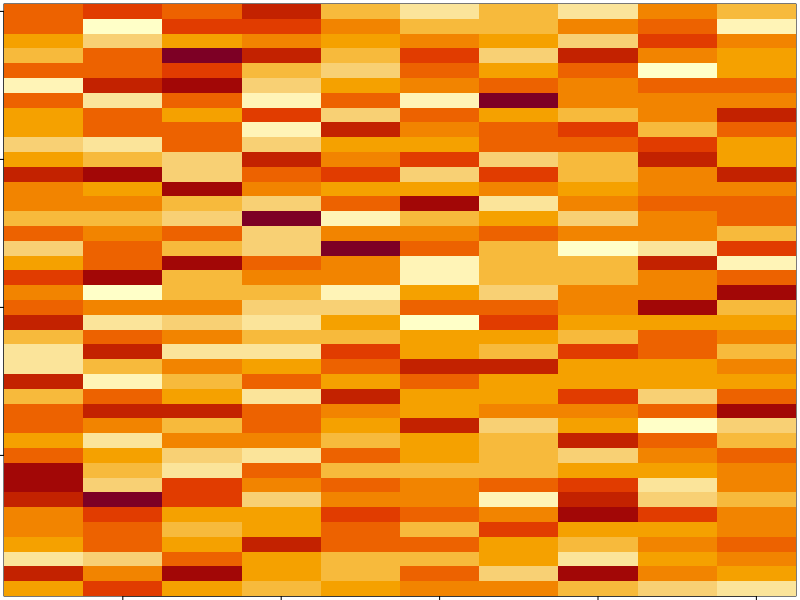
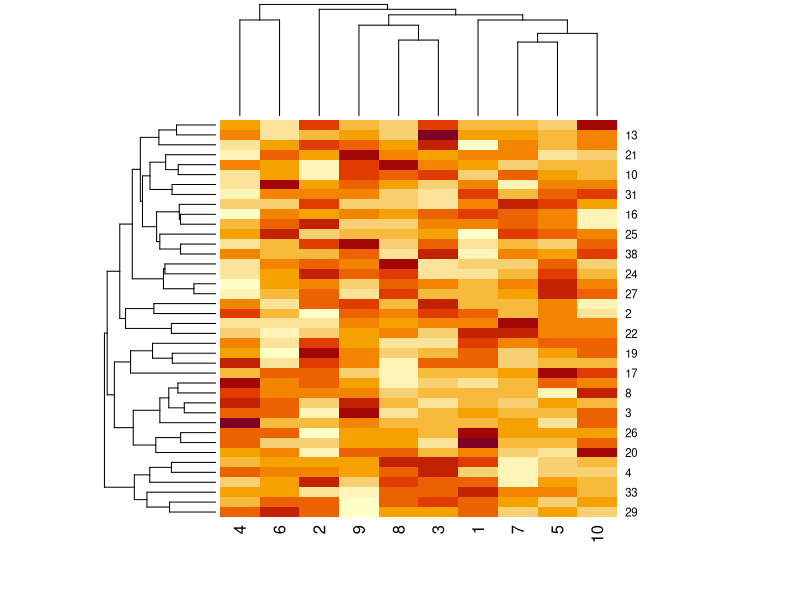
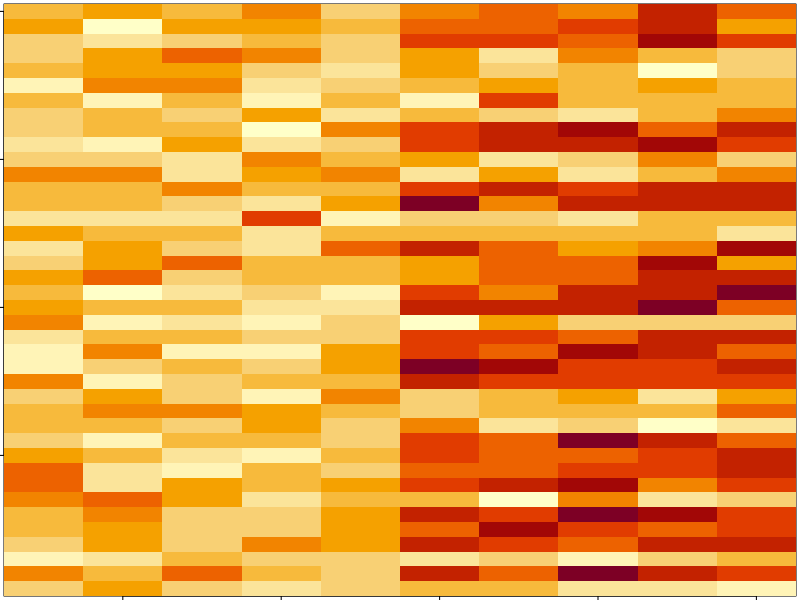

R code for these plots, in order:
data(Titanic)
set.seed(12345)
help(par)
# par can be used to set or query graphical parameters.
# Parameters can be set by specifying them as arguments
# to par in tag = value form, or by passing them as a list of tagged values.
par(mar = rep(0.2,4))
data_Matrix <-matrix(rnorm(400), nrow = 40)
image(1:10, 1:40, t(data_Matrix)[,nrow(data_Matrix):1])

help("heatmap") # read the documentation for
# the heatmap() function that is available in
#RStudio
#Read the documentation for rep()
help(rep)


par(mar=rep(0.2,4))
heatmap(data_Matrix)
# When we run the heatmap() here, we get the dendrograms printed on the
# both columns and the rows and still there is no real immerging pattern that is
# interesting to us,
#it is because there is no real interesting pattern underlying in the data we
# generated.

# we will use the rbinom() function along with a
# for-loop.
help("rbinom") # read the documentation for
# the rbinom() function that
# is available in RStudio

set.seed(678910)
for(i in 1:40){
  # flipping a coin and getting the data
  coin_Flip <- rbinom(1, size = 1, prob = 0.5)
  # if the coin is "Heads", add a common pattern to that row,
  if(coin_Flip){
    data_Matrix[i, ] <- data_Matrix[i, ] + rep(c(0,3), each =5)
  }
}

par(mar= rep(0.2, 4))
image(1:10, 1:40, t(data_Matrix)[, nrow(data_Matrix):1])













